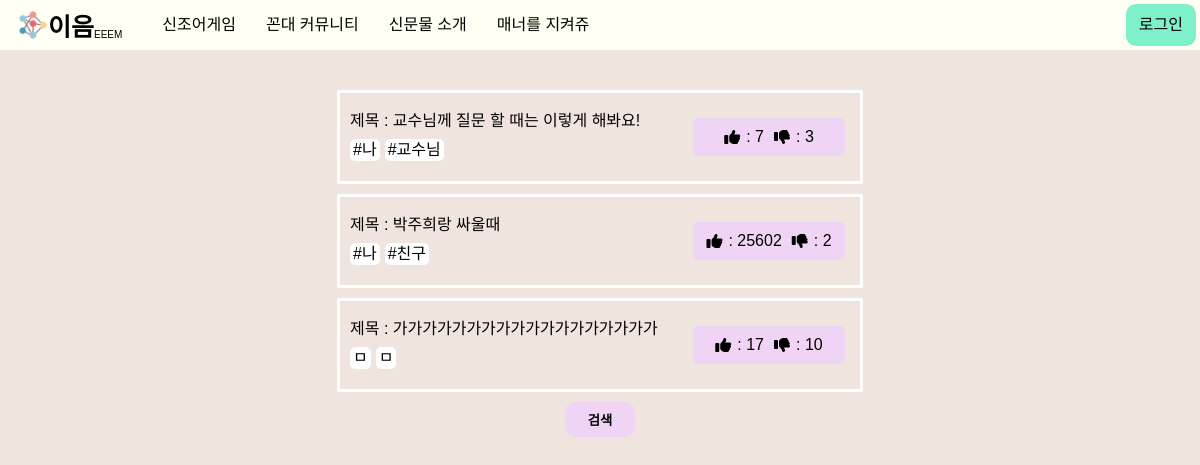
The app's page /manner/, older data.
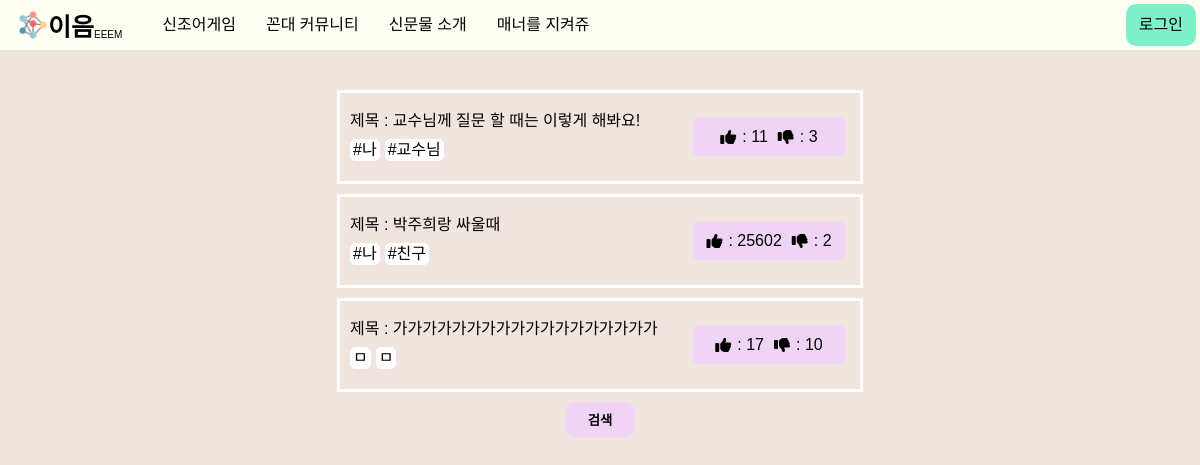
The same page, newer data.
### main/models.py (models this page shows)
class manner(models.Model):
    text = models.CharField(max_length=18)
    like = models.IntegerField()
    dis_like = models.IntegerField()
    hashtag_me = models.CharField(max_length=20)
    hashtag_you = models.CharField(max_length=20)
    hashtag_situation = models.CharField(max_length=500)

### main/views.py (the view)
# urls.py: path('manner/', views.manners, name="manner"),
def manners(request):
    manner_alltext = manner.objects.all()
    return render(request, "manner.html", {'manner': manner_alltext})

### main/templates/manner.html (shortened to what this page needs)
{% extends 'base.html' %}{% load static %} {% block content %}
<link rel="stylesheet" href='{% static "css/manner.css" %}'>
<body>
  <main class="main__screen">
    {% for m in manner.all %}
    <a class="manner__box" href="{%url 'mannersDetail' m.id %}">
      <div class="manner__main">
        <div class="manner__text">
          제목 : {{m.text}}
        </div>
        <div class="manner__hashtag">
          <div class="manner__hashtag--detail">{{m.hashtag_me}}</div>
          <div class="manner__hashtag--detail">{{m.hashtag_you}}</div>
        </div>
      </div>
      <div class="mannerthumbs">
        <i class="fas fa-thumbs-up"></i>: {{m.like}}
        <i class="fas fa-thumbs-down"></i>: {{m.dis_like}}
      </div>
    </a>
    {% endfor %}
    <button class="find__btn">검색</button>
  </main>
</body>
</html>
{% endblock %}

Row changes from the older to the newer data that the page shows:
changed manner "교수님께 질문 할 때는 이렇게 해봐요!": like "7" → "11"
